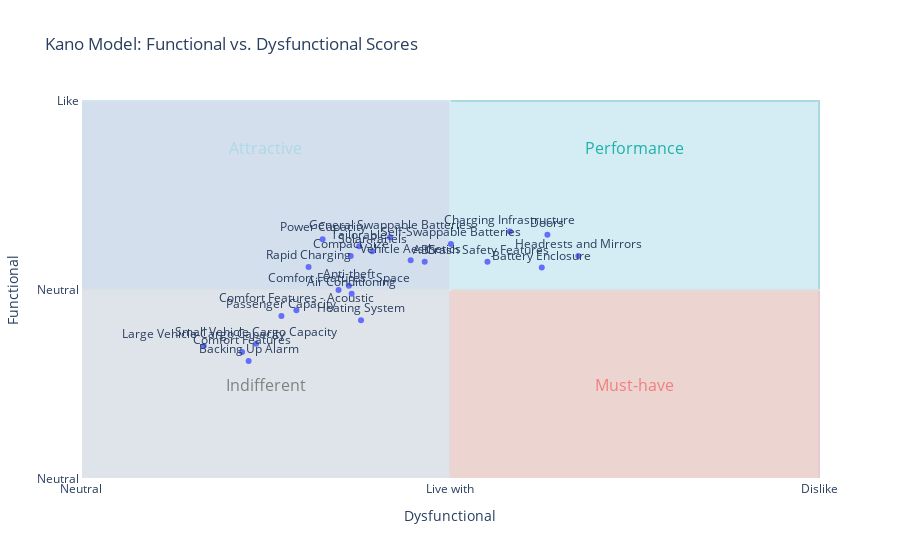

The cell this chart's notebook holds for it:
### Code cell
import pandas as pd
import matplotlib.pyplot as plt
# Importing necessary modules and functions from your files
from GIANTS_data_load_and_preprocessing import load_data, preprocess_data
from GIANTS_personas_classification import classify_persona, apply_persona_classification, filter_students_persona
from GIANTS_kano_analysis import get_feature_names, prepare_kano_data, apply_kano_scoring, calculate_kano_averages, plot_kano_results, plot_kano_by_age_group, kano_analysis_for_students
from GIANTS_survey_demographics import plot_age_distribution, plot_market_distribution, plot_income_distribution, plot_user_type_distribution



# Step 1: Load the data
file_path = "C:/Users/TomiNordi2m/OneDrive - i2m Unternehmensentwicklung GmbH/Documents/Python/GIANTS Survey Data Analysis/2024.08.08 GIANTS project_ Survey Response Data.xlsx"
df = load_data(file_path)


# Step 2: Preprocess the data
df = preprocess_data(df)

# Step 3: Prepare Kano data
df_kano = prepare_kano_data(df)

# Step 4: Get feature names for Kano analysis
feature_names = get_feature_names()

# Step 5: Apply Kano scoring
df_kano = apply_kano_scoring(df_kano, feature_names)

# Step 6: Calculate Kano averages
df_averages = calculate_kano_averages(df_kano, feature_names)

# Step 7: Plot Kano results 
plot_kano_results(df_averages)

### Figure 1 — Plotly figure (JSON) as saved in the notebook; plotly's stock layout.template omitted (floating-point values rounded to 4 significant figures)
{"data": [{"hovertemplate": "Average Dysfunctional Score=%{x}<br>Average Functional Score=%{y}<br>Feature=%{text}<extra></extra>", "legendgroup": "", "marker": {"color": "#636efa", "symbol": "circle"}, "mode": "markers+text", "name": "", "orientation": "v", "showlegend": false, "text": ["Heating System", "Air Conditioning", "Small Vehicle Cargo Capacity", "Large Vehicle Cargo Capacity", "Tailorable", "ABS", "Backing Up Alarm", "Headrests and Mirrors", "Crash Safety Features", "Passenger Capacity", "Doors", "Anti-theft", "Comfort Features", "Comfort Features - Space", "Comfort Features - Acoustic", "Compact Size", "Vehicle Aesthetics", "General Swappable Batteries", "Self-Swappable Batteries", "Power Capacity", "Rapid Charging", "Charging Infrastructure", "Battery Enclosure", "Solar Panels"], "textposition": "top center", "type": "scatter", "x": [1.518, 1.467, 0.9492, 0.665, 1.508, 1.863, 0.9086, 2.695, 2.203, 1.086, 2.528, 1.452, 0.8731, 1.396, 1.168, 1.462, 1.787, 1.675, 2.005, 1.31, 1.234, 2.325, 2.497, 1.579], "xaxis": "x", "y": [1.68, 1.959, 1.431, 1.406, 2.462, 2.299, 1.249, 2.36, 2.299, 1.726, 2.584, 2.046, 1.345, 2, 1.787, 2.36, 2.315, 2.558, 2.487, 2.538, 2.244, 2.619, 2.239, 2.411], "yaxis": "y"}], "layout": {"annotations": [{"font": {"color": "LightSeaGreen", "size": 16}, "showarrow": false, "text": "Performance", "x": 3, "y": 3.5}, {"font": {"color": "LightCoral", "size": 16}, "showarrow": false, "text": "Must-have", "x": 3, "y": 1}, {"font": {"color": "LightBlue", "size": 16}, "showarrow": false, "text": "Attractive", "x": 1, "y": 3.5}, {"font": {"color": "Gray", "size": 16}, "showarrow": false, "text": "Indifferent", "x": 1, "y": 1}], "legend": {"tracegroupgap": 0}, "shapes": [{"fillcolor": "PaleTurquoise", "layer": "below", "line": {"color": "LightSeaGreen"}, "opacity": 0.3, "type": "rect", "x0": 2, "x1": 4, "y0": 2, "y1": 4}, {"fillcolor": "LightSalmon", "layer": "below", "line": {"color": "LightCoral"}, "opacity": 0.3, "type": "rect", "x0": 2, "x1": 4, "y0": 0, "y1": 2}, {"fillcolor": "LightSteelBlue", "layer": "below", "line": {"color": "LightBlue"}, "opacity": 0.3, "type": "rect", "x0": 0, "x1": 2, "y0": 2, "y1": 4}, {"fillcolor": "LightGray", "layer": "below", "line": {"color": "Gray"}, "opacity": 0.3, "type": "rect", "x0": 0, "x1": 2, "y0": 0, "y1": 2}], "title": {"text": "Kano Model: Functional vs. Dysfunctional Scores"}, "xaxis": {"anchor": "y", "domain": [0, 1], "ticktext": ["Like", "Must-be", "Neutral", "Live with", "Dislike"], "tickvals": [-2, -1, 0, 2, 4], "title": {"text": "Dysfunctional"}}, "yaxis": {"anchor": "x", "domain": [0, 1], "ticktext": ["Dislike", "Live with", "Neutral", "Neutral", "Like"], "tickvals": [-2, -1, 0, 2, 4], "title": {"text": "Functional"}}}}
